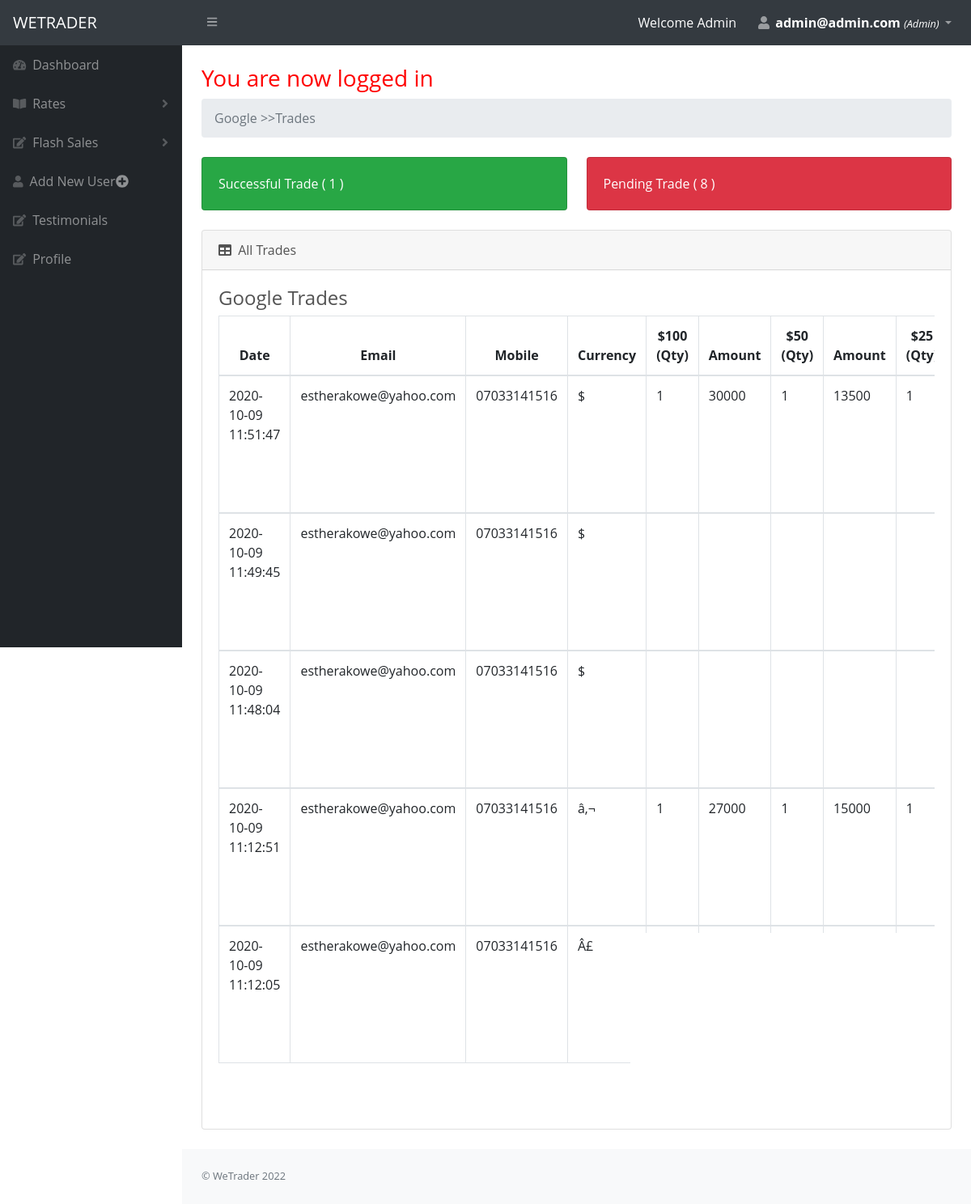
/admin/google-trades.php (signed in), run on the app's committed database.
### tables this page shows
CREATE TABLE `google_card` (
  `id` int(11) NOT NULL,
  `date` datetime NOT NULL DEFAULT CURRENT_TIMESTAMP,
  `status` varchar(100) NOT NULL,
  `email` varchar(100) NOT NULL,
  `phone` varchar(100) NOT NULL,
  `g_amount_100` varchar(100) NOT NULL,
  `g_quantity_100` varchar(100) NOT NULL,
  `g_price_100` varchar(100) NOT NULL,
  `g_amount_50` varchar(100) NOT NULL,
  `g_quantity_50` varchar(100) NOT NULL,
  `g_price_50` varchar(100) NOT NULL,
  `g_amount_25` varchar(100) NOT NULL,
  `g_quantity_25` varchar(100) NOT NULL,
  `g_price_25` varchar(100) NOT NULL,
  `bank` varchar(100) NOT NULL,
  `account_name` varchar(100) NOT NULL,
  `account_number` varchar(100) NOT NULL,
  `currency` varchar(100) NOT NULL,
  `image` text NOT NULL,
  `t_ref` varchar(100) NOT NULL
);

### admin/google-trades.php (the view, shortened to what this page needs)
<?php
include('head.php');
include ('navbar.php');
?>
<?php
include ('sidebar.php');
?>
    <div id="layoutSidenav_content">
    <main>
        <div class="container-fluid">
            <h1 class="mt-4" style="color:red;"> <?php if (isset($_SESSION['success'])) : ?>
                    <div class="error success" >
                        <h3>
                            <?php
                            echo $_SESSION['success'];
                            ?>
                        </h3>
                    </div>
                <?php endif ?> </h1>
            <ol class="breadcrumb mb-4">
                <li class="breadcrumb-item active">Google >>Trades</li>
            </ol>
            <div class="row">
                <div class="col-xl-6 col-md-6">
                    <div class="card bg-success text-white mb-4">
                        <div class="card-body">Successful Trade (
                            <?php
                            global $db;
                            $query = "SELECT COUNT(status) FROM google_card WHERE status = 'Completed'";
                            $result = $db->query($query);
                            while($row = $result->fetch_assoc()){
                                echo  $row['COUNT(status)'];
                            }
                            ?>
                            )</div>
                    </div>
                </div>
                <div class="col-xl-6 col-md-6">
                    <div class="card bg-danger text-white mb-4">
                        <div class="card-body">Pending Trade (
                            <?php
                           global $db;
                            $query = "SELECT COUNT(status) FROM google_card WHERE status = 'Pending'";
                            $result = $db->query($query);
                            while($row = $result->fetch_assoc()){
                                echo  $row['COUNT(status)'];
                            }
                            ?>
                            )
                        </div>
                    </div>
                </div>
            </div>
            <div class="card mb-4">
                <div class="card-header">
                    <i class="fas fa-table mr-1"></i>
                    All Trades
                </div>
                <div class="card-body">
                    <h4>Google Trades</h4>
                    <div class="table-responsive" >
                        <table class="table table-bordered"  id="" width="100%" cellspacing="0">
                            <thead>
                            <tr class="text-c">
                                <th>Date</th>
                                <th>Email</th>
                                <th>Mobile</th>
                                <th>Currency</th>
                                <th>$100 (Qty)</th>
                                <th>Amount</th>
                                <th>$50 (Qty)</th>
                                <th>Amount</th>
                                <th>$25 (Qty)</th>
                            </tr>
                            </thead>
                            <tbody>
                            <?php
                            if (isset($_GET['pageno'])) {
                                $pageno = $_GET['pageno'];
                            } else {
                                $pageno = 1;
                            }
                            $no_of_records_per_page = 5;
                            $offset = ($pageno-1) * $no_of_records_per_page;
                            global $db;
                            $total_pages_sql = "SELECT COUNT(*) FROM google_card ORDER BY date DESC ";
                            $result = mysqli_query($db,$total_pages_sql);
                            $total_rows = mysqli_fetch_array($result)[0];
                            $total_pages = ceil($total_rows / $no_of_records_per_page);
                            $sql = "SELECT * FROM google_card ORDER BY date DESC  LIMIT $offset, $no_of_records_per_page";
                            $res_data = mysqli_query($db,$sql);
                            if ($result->num_rows > 0) {
                                while($row = mysqli_fetch_array($res_data)){
                                    echo "<tbody>
                                   <tr>
                                    <td>$row[date]</td>
                                    <td>$row[email]</td>
                                    <td>$row[phone]</td>
                                     <td>$row[currency]</td>
                                    <td>$row[g_quantity_100]</td>
                                    <td>$row[g_price_100]</td>
                                    <td>$row[g_quantity_50]</td>
                                    <td>$row[g_price_50]</td>
                                    <td>$row[g_quantity_25]</td>
                                    <td>$row[g_price_25]</td>
                                    <td>$row[bank]</td>
                                    <td>$row[account_name]</td>
                                    <td>$row[account_number]</td>
                                     <td>$row[t_ref]</td>
                                    <td class='text-c'><img src=$row[image] width='220' height='120'><br>
                                    <a href='$row[image] ' download class='text-success'>Download</a>
                               </td>
                                <td class='text-danger'>$row[status]</td>
                                <td>
                                  <form action='' method='post'>
                                   <input type='hidden' value='$row[id]' name='id'/>
                                     <input type='hidden' value='Completed' name='approve'>
                                 <input type='submit' name='update_btn'  value='Approve' class=' btn btn-success' role='button'></form>
                                        <br>
                                      <form action='' method='post'>
                                   <input type='hidden' value='$row[id]' name='id'/>
                                     <input type='hidden' value='Cancel' name='cancel'>
                                 <input type='submit' name='cancel_btn'  value='Cancel' class=' btn btn-danger' role='button'></form>
                                 </td>
                                </tr>";
                                }
                                echo "</tbody></table>";
                            }
                            ?>
                            <nav aria-label="Page navigation example">
                                <ul class="pagination">
                                    <li class="page-item"><a class="page-link" href="?pageno=1">First</a></li>
                                    <li class="<?php if($pageno <= 1){ echo 'disabled'; } ?> page-item">
                                        <a class="page-link" href="<?php if($pageno <= 1){ echo '#'; } else { echo "?pageno=".($pageno - 1); } ?>">Prev</a>
                                    </li>
                                    <?php
                                    if ($total_pages <= 10){
                                        for ($counter = 1; $counter <= $total_pages; $counter++){
                                            if ($counter == $pageno) {
                                                echo "<li class='page-item active'><a class='page-link'>$counter</a></li>";
                                            }else{
                                                echo "<li class='page-item'><a class='page-link' href='?pageno=$counter'>$counter</a></li>";
                                            }
                                        }
                                    }
                                    ?>
                                    <li class="page-item <?php if($pageno >= $total_pages){ echo 'disabled'; } ?> ">
                                        <a class="page-link" href="<?php if($pageno >= $total_pages){ echo '#'; } else { echo "?pageno=".($pageno + 1); } ?>">Next</a>
                                    </li>
                                    <li class="page-item"><a class="page-link" href="?pageno=<?php echo $total_pages; ?>">Last</a></li>
                                </ul>
                            </nav>
                    </div>
                </div>
            </div>
    </main>
<?php
include('foot.php');
?>

### admin/head.php (shortened to what this page needs)
<!DOCTYPE html>
<html lang="en">
<head>
    <link type="text/css" rel="stylesheet" href="css/bootstrap.min.css">
    <link href="css/styles.css" rel="stylesheet" />
    <link href="css/custom.css" rel="stylesheet" />
    <link href="https://cdn.datatables.net/1.10.20/css/dataTables.bootstrap4.min.css" rel="stylesheet" />
</head>
<body class="sb-nav-fixed">
</body>
</html>

### admin/navbar.php (shortened to what this page needs)
<nav class="sb-topnav navbar navbar-expand navbar-dark bg-dark">
    <a class="navbar-brand" href="index">WETRADER</a>
    <button class="btn btn-link btn-sm order-1 order-lg-0" id="sidebarToggle" href="#"> <i class="fas fa-bars"></i></button>
    <div class="d-none d-md-inline-block form-inline ml-auto mr-0 mr-md-3 my-2 my-md-0">
        <span class="text-white">Welcome Admin</span>
    </div>
    <ul class="navbar-nav ml-auto ml-md-0 d-none d-md-inline-block d-lg-block">
        <li class="nav-item dropdown">
            <a class="nav-link dropdown-toggle" id="userDropdown" href="#" role="button"
               data-toggle="dropdown" aria-haspopup="true" aria-expanded="false">
                <i class="fas fa-user fa-fw"></i>
                <?php  if (isset($_SESSION['user'])) : ?>
                    <strong class="text-white"><?php echo $_SESSION['user']['email']; ?></strong>
                    <small>
                        <i class="text-white">(<?php echo ucfirst($_SESSION['user']['user_type']); ?>)</i>
                    </small>
                <?php endif ?>
            </a>
        </li>
    </ul>
</nav>

### admin/sidebar.php (shortened to what this page needs)
<div id="layoutSidenav">
    <div id="layoutSidenav_nav">
        <nav class="sb-sidenav accordion sb-sidenav-dark" id="sidenavAccordion">
            <div class="sb-sidenav-menu">
                <div class="nav">
                    <a class="nav-link" href="index">
                        <div class="sb-nav-link-icon"><i class="fas fa-tachometer-alt"></i></div>
                        Dashboard
                    </a>
                    <a class="nav-link collapsed" href="#" data-toggle="collapse" data-target="#collapsePages" aria-expanded="false" aria-controls="collapsePages">
                        <div class="sb-nav-link-icon"><i class="fas fa-book-open"></i></div>
                        Rates
                        <div class="sb-sidenav-collapse-arrow"><i class="fas fa-angle-down"></i></div>
                    </a>
                    <a class="nav-link collapsed" href="#" data-toggle="collapse" data-target="#collapsePages1" aria-expanded="false" aria-controls="collapsePages1">
                        <div class="sb-nav-link-icon"><i class="fas fa-edit"></i></div>
                        Flash Sales
                        <div class="sb-sidenav-collapse-arrow"><i class="fas fa-angle-down"></i></div>
                    </a>
                    <a class="nav-link collapsed" href="adduser">
                        <div class="sb-nav-link-icon"><i class="fas fa-user"></i></div>
                        Add New User <i class="fa fa-plus-circle"></i>
                    </a>
                    <a class="nav-link collapsed" href="testimonial">
                        <div class="sb-nav-link-icon"><i class="fas fa-edit"></i></div>
                        Testimonials
                    </a>
                    <a class="nav-link collapsed" href="profile">
                        <div class="sb-nav-link-icon"><i class="fas fa-edit"></i></div>
                        Profile
                    </a>
                </div>
            </div>
        </nav>
    </div>

### admin/foot.php (shortened to what this page needs)
<footer class="py-4 bg-light mt-auto">
    <div class="container-fluid">
        <div class="d-flex align-items-center justify-content-between small">
            <div class="text-muted"> &copy; WeTrader <script data-cfasync="false" src=""></script><script>document.write(new Date().getFullYear());</script></div>
        </div>
    </div>
</footer>
</div>
</div>

### data on the page
google_card: date "2020-10-09 11:51:47", email "estherakowe@yahoo.com", phone "07033141516", currency "$", g_quantity_100 "1", g_price_100 "30000", g_quantity_50 "1", g_price_50 "13500", g_quantity_25 "1"
google_card: date "2020-10-09 11:49:45", email "estherakowe@yahoo.com", phone "07033141516", currency "$"
google_card: date "2020-10-09 11:48:04", email "estherakowe@yahoo.com", phone "07033141516", currency "$"
google_card: date "2020-10-09 11:12:51", email "estherakowe@yahoo.com", phone "07033141516", currency "â‚¬", g_quantity_100 "1", g_price_100 "27000", g_quantity_50 "1", g_price_50 "15000", g_quantity_25 "1"
google_card: date "2020-10-09 11:12:05", email "estherakowe@yahoo.com", phone "07033141516", currency "Â£"

### other printed values
$_SESSION['user']['email'] "admin@admin.com"
$_SESSION['user']['user_type'] "Admin"
$_SESSION['success'] "You are now logged in"
$row['COUNT(status)'] "1"
$row['COUNT(status)'] "8"
